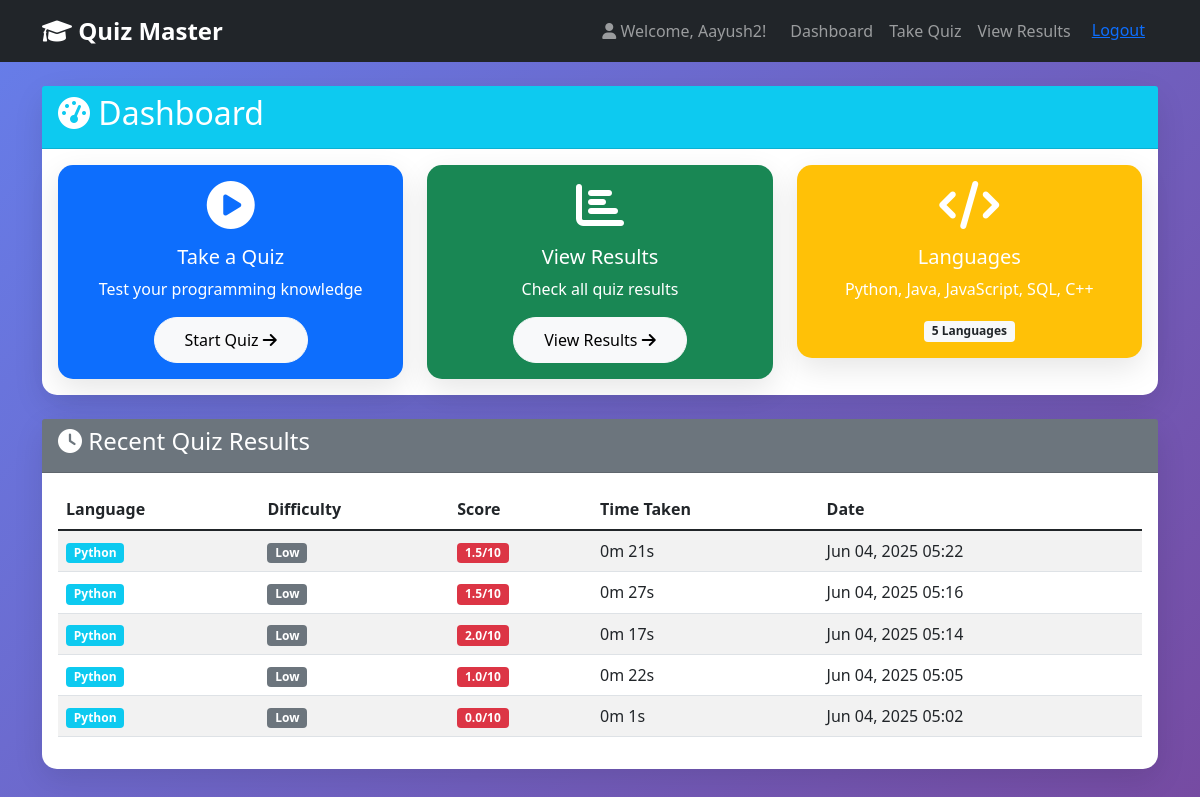
Page /dashboard/ (signed in) on the committed database.
### quiz_app/models.py (models this page shows, shortened)
class QuizUser(models.Model):
    user = models.OneToOneField(User, on_delete=models.CASCADE)
    name = models.CharField(max_length=100)
    created_at = models.DateTimeField(auto_now_add=True)

class QuizResult(models.Model):
    user = models.ForeignKey(QuizUser, on_delete=models.CASCADE)
    language = models.CharField(max_length=20)
    difficulty = models.CharField(max_length=10)
    score = models.FloatField()
    total_time = models.DurationField()  # Time taken to complete quiz
    completed_at = models.DateTimeField(auto_now_add=True)
    def get_time_display(self):
        total_seconds = int(self.total_time.total_seconds())
        minutes = total_seconds // 60
        seconds = total_seconds % 60
        return f"{minutes}m {seconds}s"

### quiz_app/views.py (the view)
# urls.py: path('dashboard/', views.dashboard_view, name='dashboard'),
@login_required
def dashboard_view(request):
    quiz_user = get_object_or_404(QuizUser, user=request.user)
    recent_results = QuizResult.objects.filter(user=quiz_user).order_by('-completed_at')[:5]
    return render(request, 'quiz_app/dashboard.html', {
        'quiz_user': quiz_user,
        'recent_results': recent_results
    })

### templates/quiz_app/dashboard.html (shortened to what this page needs)
{% extends 'base.html' %}
{% block content %}
<div class="row">
    <div class="col-12">
        <div class="card mb-4">
            <div class="card-header bg-info text-white">
                <h2><i class="fas fa-tachometer-alt"></i> Dashboard</h2>
            </div>
            <div class="card-body">
                <div class="row">
                    <div class="col-md-4">
                        <div class="card quiz-card bg-primary text-white">
                            <div class="card-body text-center">
                                <i class="fas fa-play-circle fa-3x mb-3"></i>
                                <h5>Take a Quiz</h5>
                                <p>Test your programming knowledge</p>
                                <a href="{% url 'quiz_selection' %}" class="btn btn-light btn-custom">
                                    Start Quiz <i class="fas fa-arrow-right"></i>
                                </a>
                            </div>
                        </div>
                    </div>
                    <div class="col-md-4">
                        <div class="card quiz-card bg-success text-white">
                            <div class="card-body text-center">
                                <i class="fas fa-chart-bar fa-3x mb-3"></i>
                                <h5>View Results</h5>
                                <p>Check all quiz results</p>
                                <a href="{% url 'results_table' %}" class="btn btn-light btn-custom">
                                    View Results <i class="fas fa-arrow-right"></i>
                                </a>
                            </div>
                        </div>
                    </div>
                    <div class="col-md-4">
                        <div class="card quiz-card bg-warning text-white">
                            <div class="card-body text-center">
                                <i class="fas fa-code fa-3x mb-3"></i>
                                <h5>Languages</h5>
                                <p>Python, Java, JavaScript, SQL, C++</p>
                                <span class="badge bg-light text-dark">5 Languages</span>
                            </div>
                        </div>
                    </div>
                </div>
            </div>
        </div>
    </div>
</div>
{% if recent_results %}
<div class="row">
    <div class="col-12">
        <div class="card">
            <div class="card-header bg-secondary text-white">
                <h4><i class="fas fa-clock"></i> Recent Quiz Results</h4>
            </div>
            <div class="card-body">
                <div class="table-responsive">
                    <table class="table table-striped">
                        <thead>
                            <tr>
                                <th>Language</th>
                                <th>Difficulty</th>
                                <th>Score</th>
                                <th>Time Taken</th>
                                <th>Date</th>
                            </tr>
                        </thead>
                        <tbody>
                            {% for result in recent_results %}
                            <tr>
                                <td><span class="badge bg-info">{{ result.language }}</span></td>
                                <td><span class="badge bg-secondary">{{ result.difficulty }}</span></td>
                                <td>
                                    <span class="badge {% if result.score >= 7 %}bg-success{% elif result.score >= 5 %}bg-warning{% else %}bg-danger{% endif %}">
                                        {{ result.score }}/10
                                    </span>
                                </td>
                                <td>{{ result.get_time_display }}</td>
                                <td>{{ result.completed_at|date:"M d, Y H:i" }}</td>
                            </tr>
                            {% endfor %}
                        </tbody>
                    </table>
                </div>
            </div>
        </div>
    </div>
</div>
{% endif %}
{% endblock %}

### templates/base.html (shortened to what this page needs)
<!DOCTYPE html>
<html lang="en">
<head>
    <link href="https://cdn.jsdelivr.net/npm/bootstrap@5.1.3/dist/css/bootstrap.min.css" rel="stylesheet">
    <link href="https://cdn.datatables.net/1.11.5/css/dataTables.bootstrap5.min.css" rel="stylesheet">
    <link href="https://cdnjs.cloudflare.com/ajax/libs/font-awesome/6.0.0/css/all.min.css" rel="stylesheet">
</head>
<body>
    <nav class="navbar navbar-expand-lg navbar-dark bg-dark">
        <div class="container">
            <a class="navbar-brand" href="{% url 'dashboard' %}">
                <i class="fas fa-graduation-cap"></i> Quiz Master
            </a>
            {% if user.is_authenticated %}
            <div class="navbar-nav ms-auto">
                <span class="navbar-text me-3">
                    <i class="fas fa-user"></i> Welcome, {{ user.quizuser.name }}!
                </span>
                <a class="nav-link" href="{% url 'dashboard' %}">Dashboard</a>
                <a class="nav-link" href="{% url 'quiz_selection' %}">Take Quiz</a>
                <a class="nav-link" href="{% url 'results_table' %}">View Results</a>
                <form action="{% url 'logout' %}" method="post" style="display:inline;">
                    <button type="submit" class="btn btn-link">Logout</button>
                </form>
            </div>
            {% endif %}
        </div>
    </nav>
    <div class="container mt-4">
        {% block content %}
        {% endblock %}
    </div>
</body>
</html>

### templates/base.html (style rules this page uses)
body { background: linear-gradient(135deg, #667eea 0%, #764ba2 100%); min-height: 100vh; }
.card { box-shadow: 0 10px 30px rgba(0,0,0,0.1); border: none; border-radius: 15px; }
.quiz-card { transition: transform 0.3s; }
.navbar-brand { font-weight: bold; font-size: 1.5rem; }
.btn-custom { border-radius: 25px; padding: 10px 30px; }

### rows in the picture
QuizResult: language "Python", difficulty "Low", score "1.5", time "0m 21s", completed_at "Jun 04, 2025 05:22"
QuizResult: language "Python", difficulty "Low", score "1.5", time "0m 27s", completed_at "Jun 04, 2025 05:16"
QuizResult: language "Python", difficulty "Low", score "2.0", time "0m 17s", completed_at "Jun 04, 2025 05:14"
QuizResult: language "Python", difficulty "Low", score "1.0", time "0m 22s", completed_at "Jun 04, 2025 05:05"
QuizResult: language "Python", difficulty "Low", score "0.0", time "0m 1s", completed_at "Jun 04, 2025 05:02"

### other values in the picture
{{ user.quizuser.name }} "Aayush2"
